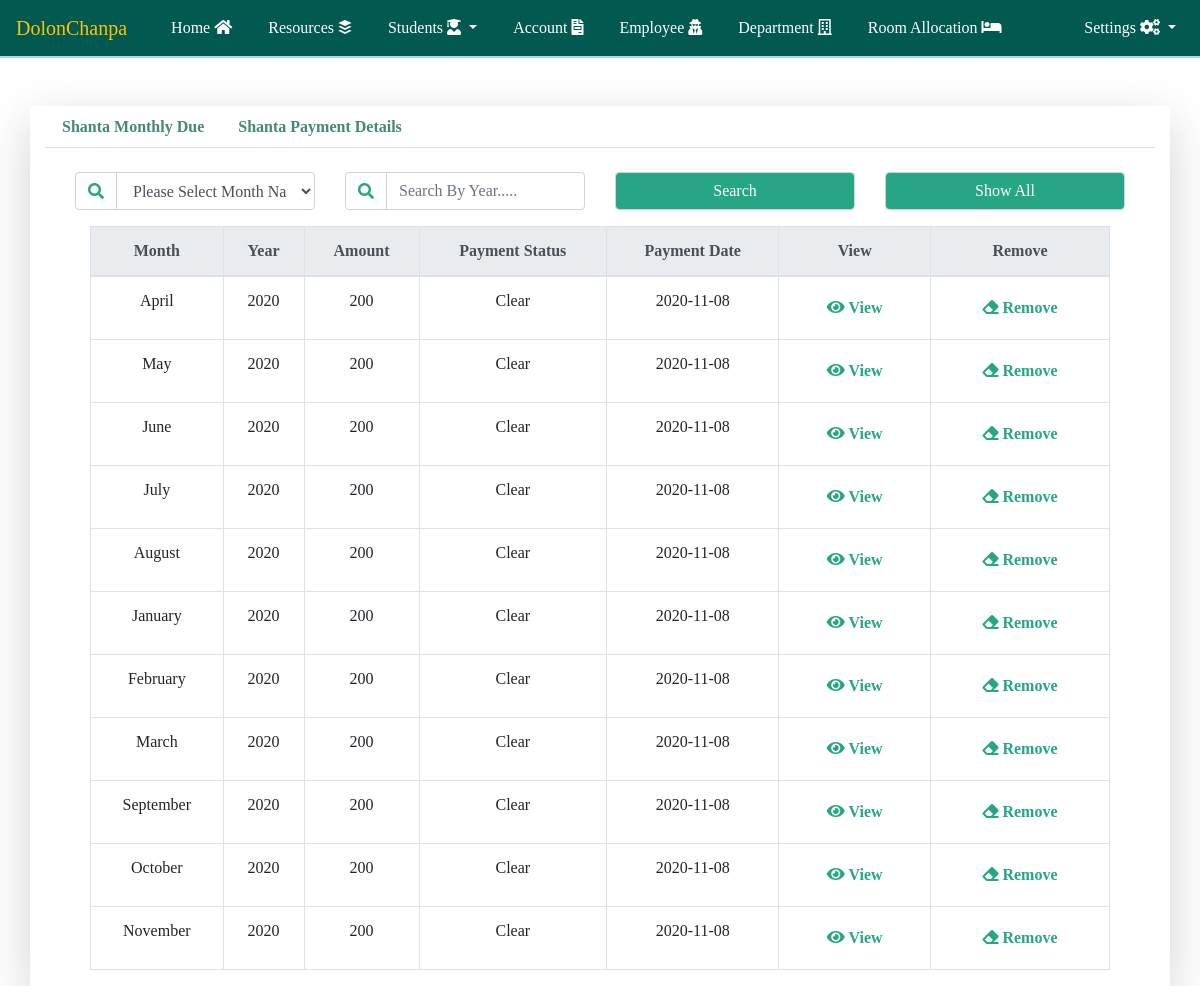
The app's page /student_payment_details.php?id=23 (signed in) with its own data.
### tables this page shows
CREATE TABLE `student_information` (
  `id` int(11) NOT NULL,
  `name` varchar(100) NOT NULL,
  `father_name` varchar(50) NOT NULL,
  `mother_name` varchar(50) NOT NULL,
  `image` varchar(1000) NOT NULL,
  `date_of_birth` date NOT NULL,
  `district` varchar(50) NOT NULL,
  `contact_number` varchar(11) NOT NULL,
  `department_id_number` varchar(100) NOT NULL,
  `session` varchar(50) NOT NULL,
  `roll_number` int(50) NOT NULL,
  `room_id_number` int(50) NOT NULL,
  `entry_date` date NOT NULL,
  `status` varchar(1) NOT NULL
);

CREATE TABLE `student_payment_information` (
  `id` int(11) NOT NULL,
  `student_id` int(255) NOT NULL,
  `month` varchar(10) NOT NULL,
  `year` varchar(10) NOT NULL,
  `amount` int(255) NOT NULL,
  `payment_status` int(2) NOT NULL,
  `payment_date` date NOT NULL
);

### student_payment_details.php (the view, shortened to what this page needs)
<?php include('database_connection.php') ?>
<?php include('header.php') ?>
<?php include('student_payment_header.php') ?>
<?php
    function show($run)
    {
        $month_name =   array("1"=>"January","2"=>"February","3"=>"March","4"=>"April","5"=>"May","6"=>"June","7"=>"July","8"=>"August","9"=>"September","10"=>"October","11"=>"November","12"=>"December");
        ?>
        <table class = "table table-bordered table-hover text-center">
            <tr>
                <thead class ="thead-light">
                    <th>Month</th>
                    <th>Year</th>
                    <th>Amount</th>
                    <th>Payment Status</th>
                    <th>Payment Date</th>
                    <th>View</th>
                    <th>Remove</th>
                </thead>
            </tr>
            <?php
            while($row = mysqli_fetch_assoc($run))
            {
                ?>
                <tr>
                    <td><?php echo $month_name[$row['month']];?></td>
                    <td><?php echo $row['year'];?></td>
                    <td><?php echo $row['amount'];?></td>
                    <td>Clear</td>
                    <td><?php echo $row['payment_date'];?></td>
                    <td>
                        <a  class = "btn btn_color" href="view_payment_details.php?payment_id=<?php echo $row['id']?>"><b><span><i class="fas fa-eye "></i></span> View</b></a>
                    </td>
                    <td>
                        <button class = "btn btn_color" onclick = "deleteConfirmation(<?php echo $_GET['id']; ?>,<?php echo $row['id'];?>)"><b><span><i class="fas fa-eraser"></i></span> Remove</b></button>
                    </td>
                </tr>
                <?php
            }
            ?>
        </table>
        <?php
    }
?>
<div id="payment" class="container tab-pane"><br>
    <div class="col-lg-12 col-12">
        <form action="" method = "POST">
            <div class="row justify-content-center">
                <div class="col-lg-3 col-md-3 col-12 mb-3">
                    <div class="input-group">
                        <div class="input-group-prepend">
                            <span class = "input-group-text"><i class = "fas fa-search"></i></span>
                        </div>
                        <select name="search_month_wise" class = "form-control" >
                            <option value = "">Please Select Month Name</option>
                        </select>
                    </div>
                </div>
                <div class="col-lg-3 col-md-3 col-12 mb-3">
                    <div class="input-group">
                        <div class="input-group-prepend">
                            <span class = "input-group-text"><i class = "fas fa-search"></i></span>
                        </div>
                        <input type="text" class = "form-control" name = "search_year_wise" placeholder="Search By Year....." value = "<?php if(isset($_POST['show_all']))
                        {
                            echo "";
                        }
                        else if(isset($_POST['search_year_wise']))
                        {
                            echo "$_POST[search_year_wise]";
                        }?>">
                    </div>
                </div>
                <div class="col-lg-3 col-12 text-center mb-3 ">
                    <input type="submit" name="search" value="Search" class = "form-control btn_color_employee">
                </div>
                <div class="col-lg-3  col-12 text-center mb-3 ">
                    <input type="submit" class ="form-control btn_color_employee" name = "show_all" value = "Show All">
                </div>
            </div>
        </form>
        <?php
            if(isset($_POST['search']))
            {
                $year = $_POST['search_year_wise'];
                $month = $_POST['search_month_wise'];
                $search_qry = "SELECT * FROM `student_payment_information` WHERE ";
                $count=1;
                if($year!=NULL)
                {
                    $count++;
                    $search_qry .= " `year` = '$year'";
                }
                if($month!=NULL)
                {
                    if($count>1)
                    {
                        $search_qry.= " && ";
                    }
                    $search_qry .= "`month` = '$month'";
                    $count++;
                }
                if($count==1)
                {
                    ?>
                    <script>
                        window.alert("Please Select At least 1 field");
                        window.location = "student_payment_details.php?id=<?php echo $_GET['id'] ?>";
                    </script>
                    <?php
                }
                else
                {
                    $search_qry .= " && `student_id` = '$_GET[id]'";
                }
                $run_search_qry = mysqli_query($conn, $search_qry);
                ?>
                <div class="col-lg-12 col-12">
                    <?php show($run_search_qry); ?>
                </div>
                <?php
            }
            else
            {
                ?>
                <div class="col-lg-12 col-12">
                    <?php
                    $clear_payment_qry = "SELECT * FROM `student_payment_information` WHERE `student_id` = '$_GET[id]'";
                    $clear_payment_qry_run = mysqli_query($conn,$clear_payment_qry);
                    show($clear_payment_qry_run);
                    ?>
                </div>
                <?php
            }
        ?>
    </div>
</div>
<?php include('student_payment_footer.php') ?>
<?php include('footer.php') ?>

### student_payment_header.php (shortened to what this page needs)
<?php
    include("database_connection.php");
    if(!isset($_GET['id']))
    {
        ?>
        <script>
            window.location = "home.php";
        </script>
        <?php
    }
    else if(isset($_GET['id']))
    {
        $id_validation_qry = "SELECT s.id, s.name, s.father_name, s.mother_name, s.image, s.date_of_birth, s.district, s.contact_number, d.department_name, s.session, s.roll_number, r.room_no as room_id_number, s.entry_date FROM student_information as s INNER JOIN department_information as d ON s.department_id_number = d.id INNER JOIN room_information as r ON s.room_id_number=r.id WHERE s.id = '$_GET[id]'";
        $id_validation_qry_run = mysqli_query($conn, $id_validation_qry);
        $id_validation_qry_run_res = mysqli_fetch_assoc($id_validation_qry_run);
            ?>
            <?php
    }
?>
<div class="container mt-5">
    <div class="row justify-content-center ">
        <div class="col-lg-12 shadow-lg">
            <ul class="nav nav-tabs" role="tablist">
                <li class="nav-item">
                    <a class="nav-link" href="student_monthly_due.php?id=<?php echo $_GET['id'] ?>"><?php echo $id_validation_qry_run_res['name']?> Monthly Due</a>
                </li>
                <li class="nav-item">
                    <a class="nav-link" href="student_payment_details.php?id=<?php echo $_GET['id'] ?>"><?php echo $id_validation_qry_run_res['name']?> Payment Details</a>
                </li>
            </ul>

### css/style.css (style rules this page uses)
body { font-family: 'sans-serif'; }
.shadow-lg { box-shadow: 0 1rem 3rem rgba(0,0,0,.175); }
.nav-tabs .nav-link { font-family: 'sans-serif'; color:#45896F; font-weight: bold; }
.nav-tabs .nav-link { transition: color 1000ms ease, background-color 500ms ease; }
.btn_color { color:#26A685; transition: color 1000ms ease, background-color 500ms ease; }
.btn_color_employee { background-color: #26A685; color:white; transition: color 1000ms ease, background-color 500ms ease; }
.input-group-text { display: -ms-flexbox; display: flex; -ms-flex-align: center; align-items: center; padding: .375rem .75rem; margin-bottom: 0; font-size: 1rem; font-weight: 400; line-height: 1.5; color: #26A685; text-align: center; white-space: nowrap; background-color: white; border: 1px solid #ced4da; border-right-color: rgb(206, 212, 218); border-right-style: solid; border-right-width: 1px; }

### records on screen
student_information: name "Shanta"
student_payment_information: month "April", year "2020", amount "200", payment_date "2020-11-08"
student_payment_information: month "May", year "2020", amount "200", payment_date "2020-11-08"
student_payment_information: month "June", year "2020", amount "200", payment_date "2020-11-08"
student_payment_information: month "July", year "2020", amount "200", payment_date "2020-11-08"
student_payment_information: month "August", year "2020", amount "200", payment_date "2020-11-08"
student_payment_information: month "January", year "2020", amount "200", payment_date "2020-11-08"
student_payment_information: month "February", year "2020", amount "200", payment_date "2020-11-08"
student_payment_information: month "March", year "2020", amount "200", payment_date "2020-11-08"
student_payment_information: month "September", year "2020", amount "200", payment_date "2020-11-08"
student_payment_information: month "October", year "2020", amount "200", payment_date "2020-11-08"
student_payment_information: month "November", year "2020", amount "200", payment_date "2020-11-08"
